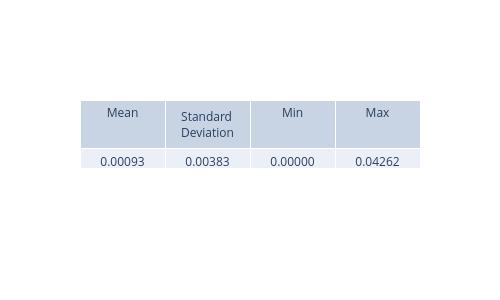

Notebook source saved alongside this figure:
### Code cell
plt.figure(figsize=(8, 6), dpi=200)
psi_sq_diff = np.abs(psi_sq - psi_sq_analytical)
view_metrics(psi_sq_diff)

plt.pcolormesh(x_values, t_values, psi_sq_diff.transpose(), shading="auto")
plt.colorbar(label='∆|psi(x,t)|^2')
plt.xlabel('x')
plt.ylabel('t')
plt.title('Absolute error of |psi|^2')
plt.show()

### Figure 1 — Plotly figure (JSON) as saved in the notebook; plotly's stock layout.template omitted (floating-point values rounded to 4 significant figures)
{"data": [{"cells": {"values": [["0.00093"], ["0.00383"], ["0.00000"], ["0.04262"]]}, "header": {"values": ["Mean", "Standard Deviation", "Min", "Max"]}, "type": "table"}], "layout": {"height": 300, "width": 500}}
